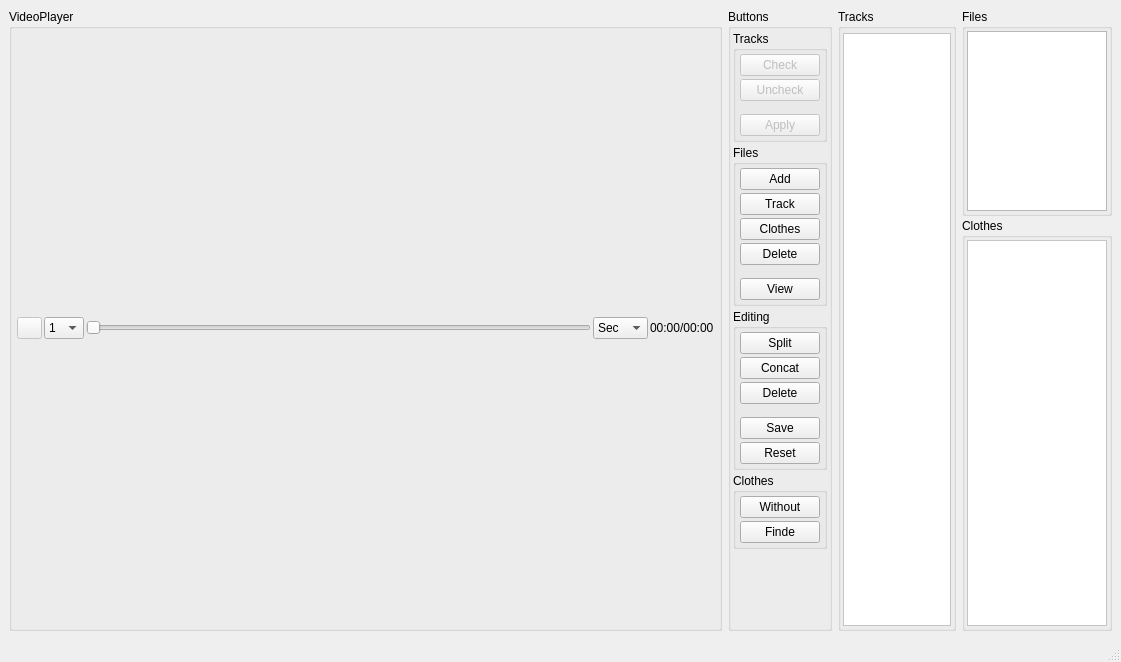
<?xml version="1.0" encoding="UTF-8"?>
<ui version="4.0">
 <class>MainWindow</class>
 <widget class="QMainWindow" name="MainWindow">
  <property name="geometry">
   <rect>
    <x>0</x>
    <y>0</y>
    <width>1121</width>
    <height>662</height>
   </rect>
  </property>
  <property name="windowTitle">
   <string>MainWindow</string>
  </property>
  <widget class="QWidget" name="centralwidget">
   <layout class="QHBoxLayout" name="layoutMain">
    <item>
     <widget class="QGroupBox" name="groupBoxVideo">
      <property name="sizePolicy">
       <sizepolicy hsizetype="Expanding" vsizetype="Preferred">
        <horstretch>0</horstretch>
        <verstretch>0</verstretch>
       </sizepolicy>
      </property>
      <property name="title">
       <string>VideoPlayer</string>
      </property>
      <layout class="QVBoxLayout" name="verticalLayoutMain">
       <property name="leftMargin">
        <number>5</number>
       </property>
       <property name="topMargin">
        <number>5</number>
       </property>
       <property name="rightMargin">
        <number>5</number>
       </property>
       <property name="bottomMargin">
        <number>5</number>
       </property>
       <item>
        <layout class="QHBoxLayout" name="horizontalLayout">
         <property name="spacing">
          <number>2</number>
         </property>
         <item>
          <widget class="QPushButton" name="btnPlay">
           <property name="enabled">
            <bool>false</bool>
           </property>
           <property name="sizePolicy">
            <sizepolicy hsizetype="Maximum" vsizetype="Fixed">
             <horstretch>0</horstretch>
             <verstretch>0</verstretch>
            </sizepolicy>
           </property>
           <property name="minimumSize">
            <size>
             <width>0</width>
             <height>0</height>
            </size>
           </property>
           <property name="maximumSize">
            <size>
             <width>25</width>
             <height>16777215</height>
            </size>
           </property>
           <property name="sizeIncrement">
            <size>
             <width>0</width>
             <height>0</height>
            </size>
           </property>
           <property name="baseSize">
            <size>
             <width>0</width>
             <height>0</height>
            </size>
           </property>
           <property name="text">
            <string/>
           </property>
          </widget>
         </item>
         <item>
          <widget class="QComboBox" name="cbPlaySpeed">
           <property name="maximumSize">
            <size>
             <width>40</width>
             <height>16777215</height>
            </size>
           </property>
           <item>
            <property name="text">
             <string>1</string>
            </property>
           </item>
           <item>
            <property name="text">
             <string>0.2</string>
            </property>
           </item>
          </widget>
         </item>
         <item>
          <widget class="QSlider" name="sliderTime">
           <property name="minimumSize">
            <size>
             <width>100</width>
             <height>0</height>
            </size>
           </property>
           <property name="orientation">
            <enum>Qt::Horizontal</enum>
           </property>
          </widget>
         </item>
         <item>
          <widget class="QComboBox" name="cbRewindRate">
           <property name="sizePolicy">
            <sizepolicy hsizetype="Maximum" vsizetype="Fixed">
             <horstretch>0</horstretch>
             <verstretch>0</verstretch>
            </sizepolicy>
           </property>
           <property name="maximumSize">
            <size>
             <width>55</width>
             <height>16777215</height>
            </size>
           </property>
           <property name="editable">
            <bool>false</bool>
           </property>
           <item>
            <property name="text">
             <string>Sec</string>
            </property>
           </item>
           <item>
            <property name="text">
             <string>Frame</string>
            </property>
           </item>
          </widget>
         </item>
         <item>
          <widget class="QLabel" name="labelDuration">
           <property name="sizePolicy">
            <sizepolicy hsizetype="Preferred" vsizetype="Fixed">
             <horstretch>0</horstretch>
             <verstretch>0</verstretch>
            </sizepolicy>
           </property>
           <property name="maximumSize">
            <size>
             <width>16777215</width>
             <height>21</height>
            </size>
           </property>
           <property name="text">
            <string>00:00/00:00</string>
           </property>
          </widget>
         </item>
        </layout>
       </item>
      </layout>
     </widget>
    </item>
    <item>
     <widget class="QGroupBox" name="groupBox">
      <property name="title">
       <string>Buttons</string>
      </property>
      <layout class="QVBoxLayout" name="verticalLayout_2">
       <property name="spacing">
        <number>3</number>
       </property>
       <property name="leftMargin">
        <number>2</number>
       </property>
       <property name="topMargin">
        <number>2</number>
       </property>
       <property name="rightMargin">
        <number>2</number>
       </property>
       <property name="bottomMargin">
        <number>2</number>
       </property>
       <item>
        <widget class="QGroupBox" name="groupBox_2">
         <property name="title">
          <string>Tracks</string>
         </property>
         <layout class="QVBoxLayout" name="verticalLayout_3">
          <property name="spacing">
           <number>3</number>
          </property>
          <property name="leftMargin">
           <number>4</number>
          </property>
          <property name="topMargin">
           <number>3</number>
          </property>
          <property name="rightMargin">
           <number>4</number>
          </property>
          <property name="bottomMargin">
           <number>3</number>
          </property>
          <item>
           <widget class="QPushButton" name="btnCheckAll">
            <property name="enabled">
             <bool>false</bool>
            </property>
            <property name="maximumSize">
             <size>
              <width>1000</width>
              <height>16777215</height>
             </size>
            </property>
            <property name="text">
             <string>Check</string>
            </property>
           </widget>
          </item>
          <item>
           <widget class="QPushButton" name="btnUncheckAll">
            <property name="enabled">
             <bool>false</bool>
            </property>
            <property name="maximumSize">
             <size>
              <width>100</width>
              <height>16777215</height>
             </size>
            </property>
            <property name="text">
             <string>Uncheck</string>
            </property>
           </widget>
          </item>
          <item>
           <spacer name="verticalSpacer_3">
            <property name="orientation">
             <enum>Qt::Vertical</enum>
            </property>
            <property name="sizeType">
             <enum>QSizePolicy::Fixed</enum>
            </property>
            <property name="sizeHint" stdset="0">
             <size>
              <width>20</width>
              <height>10</height>
             </size>
            </property>
           </spacer>
          </item>
          <item>
           <widget class="QPushButton" name="btnApply">
            <property name="enabled">
             <bool>false</bool>
            </property>
            <property name="maximumSize">
             <size>
              <width>1000</width>
              <height>16777215</height>
             </size>
            </property>
            <property name="text">
             <string>Apply</string>
            </property>
           </widget>
          </item>
         </layout>
        </widget>
       </item>
       <item>
        <widget class="QGroupBox" name="groupBox_3">
         <property name="title">
          <string>Files</string>
         </property>
         <layout class="QVBoxLayout" name="verticalLayout_4">
          <property name="spacing">
           <number>3</number>
          </property>
          <property name="leftMargin">
           <number>4</number>
          </property>
          <property name="topMargin">
           <number>3</number>
          </property>
          <property name="rightMargin">
           <number>4</number>
          </property>
          <property name="bottomMargin">
           <number>3</number>
          </property>
          <item>
           <widget class="QPushButton" name="btnAdd">
            <property name="text">
             <string>Add</string>
            </property>
           </widget>
          </item>
          <item>
           <widget class="QPushButton" name="btnTrack">
            <property name="text">
             <string>Track</string>
            </property>
           </widget>
          </item>
          <item>
           <widget class="QPushButton" name="btnClothes">
            <property name="text">
             <string>Clothes</string>
            </property>
           </widget>
          </item>
          <item>
           <widget class="QPushButton" name="btnDeleteFiles">
            <property name="text">
             <string>Delete</string>
            </property>
           </widget>
          </item>
          <item>
           <spacer name="verticalSpacer_2">
            <property name="orientation">
             <enum>Qt::Vertical</enum>
            </property>
            <property name="sizeType">
             <enum>QSizePolicy::Fixed</enum>
            </property>
            <property name="sizeHint" stdset="0">
             <size>
              <width>20</width>
              <height>10</height>
             </size>
            </property>
           </spacer>
          </item>
          <item>
           <widget class="QPushButton" name="btnOpen">
            <property name="sizePolicy">
             <sizepolicy hsizetype="Minimum" vsizetype="Fixed">
              <horstretch>0</horstretch>
              <verstretch>0</verstretch>
             </sizepolicy>
            </property>
            <property name="autoFillBackground">
             <bool>false</bool>
            </property>
            <property name="text">
             <string>View</string>
            </property>
           </widget>
          </item>
         </layout>
        </widget>
       </item>
       <item>
        <widget class="QGroupBox" name="groupBox_4">
         <property name="title">
          <string>Editing</string>
         </property>
         <layout class="QVBoxLayout" name="verticalLayout_5">
          <property name="spacing">
           <number>3</number>
          </property>
          <property name="leftMargin">
           <number>4</number>
          </property>
          <property name="topMargin">
           <number>3</number>
          </property>
          <property name="rightMargin">
           <number>4</number>
          </property>
          <property name="bottomMargin">
           <number>3</number>
          </property>
          <item>
           <widget class="QPushButton" name="btnSplit">
            <property name="text">
             <string>Split</string>
            </property>
           </widget>
          </item>
          <item>
           <widget class="QPushButton" name="btnConcat">
            <property name="enabled">
             <bool>true</bool>
            </property>
            <property name="text">
             <string>Concat</string>
            </property>
           </widget>
          </item>
          <item>
           <widget class="QPushButton" name="btnDeleteEdit">
            <property name="text">
             <string>Delete</string>
            </property>
           </widget>
          </item>
          <item>
           <spacer name="verticalSpacer_4">
            <property name="orientation">
             <enum>Qt::Vertical</enum>
            </property>
            <property name="sizeType">
             <enum>QSizePolicy::Fixed</enum>
            </property>
            <property name="sizeHint" stdset="0">
             <size>
              <width>20</width>
              <height>10</height>
             </size>
            </property>
           </spacer>
          </item>
          <item>
           <widget class="QPushButton" name="btnSave">
            <property name="text">
             <string>Save</string>
            </property>
           </widget>
          </item>
          <item>
           <widget class="QPushButton" name="btnReset">
            <property name="text">
             <string>Reset</string>
            </property>
           </widget>
          </item>
         </layout>
        </widget>
       </item>
       <item>
        <widget class="QGroupBox" name="groupBox_5">
         <property name="title">
          <string>Clothes</string>
         </property>
         <layout class="QVBoxLayout" name="verticalLayout_9">
          <property name="spacing">
           <number>3</number>
          </property>
          <property name="leftMargin">
           <number>4</number>
          </property>
          <property name="topMargin">
           <number>3</number>
          </property>
          <property name="rightMargin">
           <number>4</number>
          </property>
          <property name="bottomMargin">
           <number>3</number>
          </property>
          <item>
           <widget class="QPushButton" name="btnWithout">
            <property name="text">
             <string>Without</string>
            </property>
           </widget>
          </item>
          <item>
           <widget class="QPushButton" name="btnFined">
            <property name="text">
             <string>Finde</string>
            </property>
           </widget>
          </item>
         </layout>
        </widget>
       </item>
       <item>
        <spacer name="verticalSpacer">
         <property name="orientation">
          <enum>Qt::Vertical</enum>
         </property>
         <property name="sizeHint" stdset="0">
          <size>
           <width>20</width>
           <height>40</height>
          </size>
         </property>
        </spacer>
       </item>
      </layout>
     </widget>
    </item>
    <item>
     <widget class="QGroupBox" name="groupBoxTracks">
      <property name="sizePolicy">
       <sizepolicy hsizetype="Maximum" vsizetype="Preferred">
        <horstretch>0</horstretch>
        <verstretch>0</verstretch>
       </sizepolicy>
      </property>
      <property name="maximumSize">
       <size>
        <width>170</width>
        <height>16777215</height>
       </size>
      </property>
      <property name="title">
       <string>Tracks</string>
      </property>
      <layout class="QVBoxLayout" name="verticalLayout_6">
       <property name="spacing">
        <number>2</number>
       </property>
       <property name="leftMargin">
        <number>2</number>
       </property>
       <property name="topMargin">
        <number>2</number>
       </property>
       <property name="rightMargin">
        <number>2</number>
       </property>
       <property name="bottomMargin">
        <number>2</number>
       </property>
       <item>
        <widget class="QLineEdit" name="lineEdit">
         <property name="maximumSize">
          <size>
           <width>16777215</width>
           <height>0</height>
          </size>
         </property>
        </widget>
       </item>
       <item>
        <widget class="QScrollArea" name="scrollAreaTracks">
         <property name="autoFillBackground">
          <bool>true</bool>
         </property>
         <property name="styleSheet">
          <string notr="true">background-color: rgb(255, 255, 255);</string>
         </property>
         <property name="frameShape">
          <enum>QFrame::StyledPanel</enum>
         </property>
         <property name="frameShadow">
          <enum>QFrame::Plain</enum>
         </property>
         <property name="widgetResizable">
          <bool>true</bool>
         </property>
         <widget class="QWidget" name="scrollAreaWidgetContentsTracks">
          <property name="geometry">
           <rect>
            <x>0</x>
            <y>0</y>
            <width>131</width>
            <height>601</height>
           </rect>
          </property>
          <property name="autoFillBackground">
           <bool>false</bool>
          </property>
          <layout class="QVBoxLayout" name="verticalLayoutListTracks"/>
         </widget>
        </widget>
       </item>
      </layout>
     </widget>
    </item>
    <item>
     <layout class="QVBoxLayout" name="verticalLayout">
      <property name="spacing">
       <number>2</number>
      </property>
      <property name="sizeConstraint">
       <enum>QLayout::SetDefaultConstraint</enum>
      </property>
      <item>
       <widget class="QGroupBox" name="groupBoxFiles">
        <property name="sizePolicy">
         <sizepolicy hsizetype="Maximum" vsizetype="Preferred">
          <horstretch>0</horstretch>
          <verstretch>1</verstretch>
         </sizepolicy>
        </property>
        <property name="maximumSize">
         <size>
          <width>150</width>
          <height>16777215</height>
         </size>
        </property>
        <property name="title">
         <string>Files</string>
        </property>
        <layout class="QVBoxLayout" name="verticalLayout_8">
         <property name="leftMargin">
          <number>2</number>
         </property>
         <property name="topMargin">
          <number>2</number>
         </property>
         <property name="rightMargin">
          <number>2</number>
         </property>
         <property name="bottomMargin">
          <number>2</number>
         </property>
         <item>
          <widget class="QListWidget" name="listWidgetFiles"/>
         </item>
        </layout>
       </widget>
      </item>
      <item>
       <widget class="QGroupBox" name="groupBoxClothes">
        <property name="sizePolicy">
         <sizepolicy hsizetype="Maximum" vsizetype="Preferred">
          <horstretch>0</horstretch>
          <verstretch>2</verstretch>
         </sizepolicy>
        </property>
        <property name="maximumSize">
         <size>
          <width>150</width>
          <height>16777215</height>
         </size>
        </property>
        <property name="title">
         <string>Clothes</string>
        </property>
        <layout class="QVBoxLayout" name="verticalLayout_7">
         <property name="leftMargin">
          <number>2</number>
         </property>
         <property name="topMargin">
          <number>2</number>
         </property>
         <property name="rightMargin">
          <number>2</number>
         </property>
         <property name="bottomMargin">
          <number>2</number>
         </property>
         <item>
          <widget class="QScrollArea" name="scrollAreaClothes">
           <property name="styleSheet">
            <string notr="true">background-color: rgb(255, 255, 255);</string>
           </property>
           <property name="widgetResizable">
            <bool>true</bool>
           </property>
           <widget class="QWidget" name="scrollAreaWidgetContentsClothes">
            <property name="geometry">
             <rect>
              <x>0</x>
              <y>0</y>
              <width>142</width>
              <height>392</height>
             </rect>
            </property>
            <layout class="QVBoxLayout" name="verticalLayoutClothes"/>
           </widget>
          </widget>
         </item>
        </layout>
       </widget>
      </item>
     </layout>
    </item>
   </layout>
  </widget>
  <widget class="QStatusBar" name="statusBar"/>
 </widget>
 <resources/>
 <connections/>
</ui>
